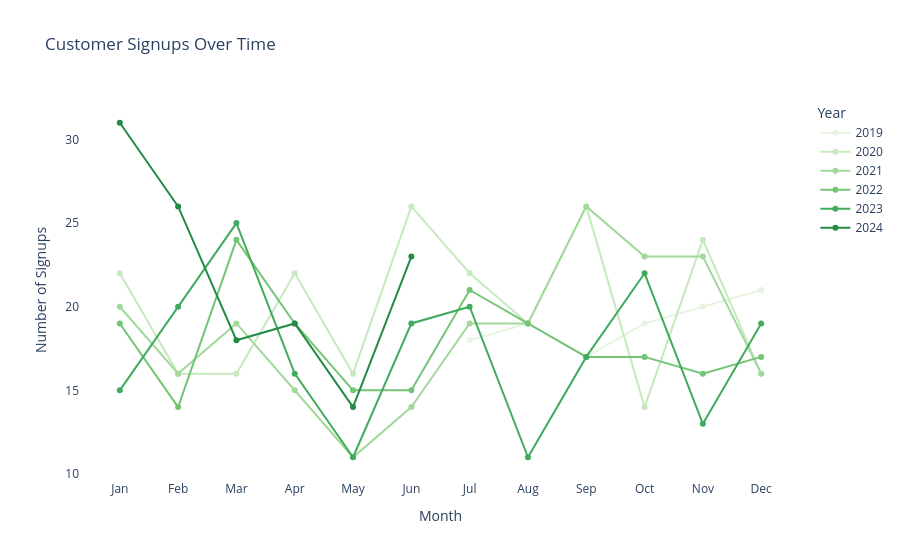

The code cell stored with this chart in its notebook:
### Code cell
# Ensure the SignupDate column is in datetime format
final_combined_dataset = final_combined_dataset.copy()  # Make sure we're working on a copy

final_combined_dataset['SignupDate'] = pd.to_datetime(final_combined_dataset['SignupDate'], errors='coerce')

# Extract Year and Month
final_combined_dataset['Year'] = final_combined_dataset['SignupDate'].dt.year
final_combined_dataset['Month'] = final_combined_dataset['SignupDate'].dt.month

# Group by Year and Month, counting unique CustomerIDs
signup_count = final_combined_dataset.groupby(['Year', 'Month']).agg({'CustomerID': 'nunique'}).reset_index()

# Sort years in descending order
unique_years = sorted(signup_count['Year'].unique(), reverse=True)

# Generate reversed shades of green based on the number of years
green_shades = px.colors.sequential.Greens[len(unique_years):0:-1]  # Darkest shade for the most recent year

# Map years to specific green shades
year_to_color = {year: green_shades[i] for i, year in enumerate(unique_years)}

# Plotting
fig = px.line(
    signup_count,
    x='Month',
    y='CustomerID',
    color='Year',
    title="Customer Signups Over Time",
    labels={'CustomerID': 'Number of Signups', 'Month': 'Month'},
    markers=True,
    color_discrete_map=year_to_color  # Explicitly assign colors
)

fig.update_layout(
    plot_bgcolor='white',
    xaxis=dict(
        tickmode='array',
        tickvals=list(range(1, 13)),  # Ensure months 1-12 are shown
        ticktext=['Jan', 'Feb', 'Mar', 'Apr', 'May', 'Jun', 'Jul', 'Aug', 'Sep', 'Oct', 'Nov', 'Dec']
    ),
    yaxis_title="Number of Signups",
    xaxis_title="Month"
)
fig.show()

### Figure 1 — Plotly figure (JSON) as saved in the notebook; plotly's stock layout.template omitted (floating-point values rounded to 4 significant figures)
{"data": [{"hovertemplate": "Year=2019<br>Month=%{x}<br>Number of Signups=%{y}<extra></extra>", "legendgroup": "2019", "line": {"color": "rgb(229,245,224)", "dash": "solid"}, "marker": {"symbol": "circle"}, "mode": "lines+markers", "name": "2019", "orientation": "v", "showlegend": true, "type": "scatter", "x": [7, 8, 9, 10, 11, 12], "xaxis": "x", "y": [18, 19, 17, 19, 20, 21], "yaxis": "y"}, {"hovertemplate": "Year=2020<br>Month=%{x}<br>Number of Signups=%{y}<extra></extra>", "legendgroup": "2020", "line": {"color": "rgb(199,233,192)", "dash": "solid"}, "marker": {"symbol": "circle"}, "mode": "lines+markers", "name": "2020", "orientation": "v", "showlegend": true, "type": "scatter", "x": [1, 2, 3, 4, 5, 6, 7, 8, 9, 10, 11, 12], "xaxis": "x", "y": [22, 16, 16, 22, 16, 26, 22, 19, 26, 14, 24, 16], "yaxis": "y"}, {"hovertemplate": "Year=2021<br>Month=%{x}<br>Number of Signups=%{y}<extra></extra>", "legendgroup": "2021", "line": {"color": "rgb(161,217,155)", "dash": "solid"}, "marker": {"symbol": "circle"}, "mode": "lines+markers", "name": "2021", "orientation": "v", "showlegend": true, "type": "scatter", "x": [1, 2, 3, 4, 5, 6, 7, 8, 9, 10, 11, 12], "xaxis": "x", "y": [20, 16, 19, 15, 11, 14, 19, 19, 26, 23, 23, 16], "yaxis": "y"}, {"hovertemplate": "Year=2022<br>Month=%{x}<br>Number of Signups=%{y}<extra></extra>", "legendgroup": "2022", "line": {"color": "rgb(116,196,118)", "dash": "solid"}, "marker": {"symbol": "circle"}, "mode": "lines+markers", "name": "2022", "orientation": "v", "showlegend": true, "type": "scatter", "x": [1, 2, 3, 4, 5, 6, 7, 8, 9, 10, 11, 12], "xaxis": "x", "y": [19, 14, 24, 19, 15, 15, 21, 19, 17, 17, 16, 17], "yaxis": "y"}, {"hovertemplate": "Year=2023<br>Month=%{x}<br>Number of Signups=%{y}<extra></extra>", "legendgroup": "2023", "line": {"color": "rgb(65,171,93)", "dash": "solid"}, "marker": {"symbol": "circle"}, "mode": "lines+markers", "name": "2023", "orientation": "v", "showlegend": true, "type": "scatter", "x": [1, 2, 3, 4, 5, 6, 7, 8, 9, 10, 11, 12], "xaxis": "x", "y": [15, 20, 25, 16, 11, 19, 20, 11, 17, 22, 13, 19], "yaxis": "y"}, {"hovertemplate": "Year=2024<br>Month=%{x}<br>Number of Signups=%{y}<extra></extra>", "legendgroup": "2024", "line": {"color": "rgb(35,139,69)", "dash": "solid"}, "marker": {"symbol": "circle"}, "mode": "lines+markers", "name": "2024", "orientation": "v", "showlegend": true, "type": "scatter", "x": [1, 2, 3, 4, 5, 6], "xaxis": "x", "y": [31, 26, 18, 19, 14, 23], "yaxis": "y"}], "layout": {"autosize": true, "legend": {"title": {"text": "Year"}, "tracegroupgap": 0}, "plot_bgcolor": "white", "title": {"text": "Customer Signups Over Time"}, "xaxis": {"anchor": "y", "autorange": true, "domain": [0, 1], "range": [0.3488, 12.65], "tickmode": "array", "ticktext": ["Jan", "Feb", "Mar", "Apr", "May", "Jun", "Jul", "Aug", "Sep", "Oct", "Nov", "Dec"], "tickvals": [1, 2, 3, 4, 5, 6, 7, 8, 9, 10, 11, 12], "title": {"text": "Month"}, "type": "linear"}, "yaxis": {"anchor": "x", "autorange": true, "domain": [0, 1], "range": [9.35, 32.65], "title": {"text": "Number of Signups"}, "type": "linear"}}}
